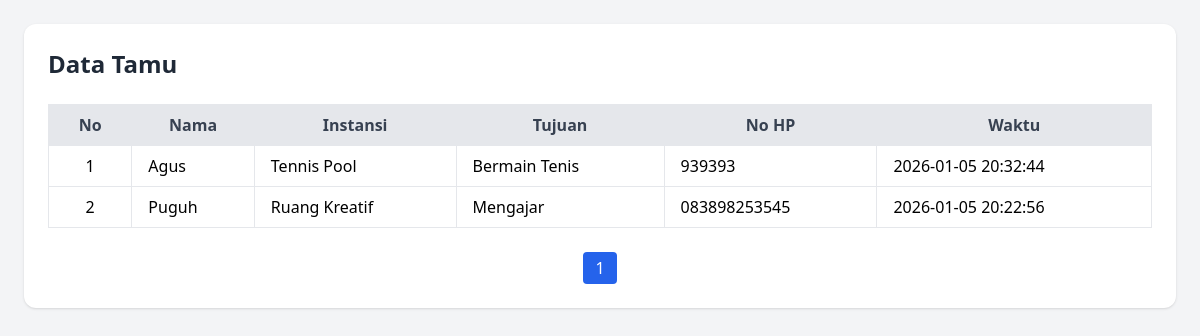
The page /tamu on the database its author committed.
### tables this page shows
CREATE TABLE tamu (
            id INTEGER PRIMARY KEY AUTOINCREMENT,
            nama TEXT NOT NULL,
            instansi TEXT NOT NULL,
            tujuan TEXT NOT NULL,
            no_hp TEXT,
            waktu_kunjungan TEXT
        );

### main.py (the view)
@app.route("/tamu")
def tamu_list():
    page = request.args.get("page", 1, type=int)
    limit = 5
    offset = (page - 1) * limit
    conn = get_db_connection()
    total_data = conn.execute("SELECT COUNT(*) FROM tamu").fetchone()[0]
    total_pages = math.ceil(total_data / limit)
    tamu = conn.execute("""
        SELECT * FROM tamu
        ORDER BY waktu_kunjungan DESC
        LIMIT ? OFFSET ?
    """, (limit, offset)).fetchall()
    conn.close()
    return render_template(
        "tamu_list.html",
        tamu=tamu,
        page=page,
        total_pages=total_pages
    )

### main.py (called while the page is built)
def get_db_connection():
    conn = sqlite3.connect(DB_NAME)
    conn.row_factory = sqlite3.Row
    return conn

### templates/tamu_list.html (shortened to what this page needs)
<!DOCTYPE html>
<html lang="id">
<head>
    <script src="https://cdn.tailwindcss.com"></script>
</head>
<body class="bg-gray-100 min-h-screen p-6">
<div class="max-w-6xl mx-auto bg-white rounded-xl shadow p-6">
    <h1 class="text-2xl font-bold mb-6 text-gray-800">
        Data Tamu
    </h1>
    <div class="overflow-x-auto">
        <table class="w-full border border-gray-200">
            <thead class="bg-gray-200 text-gray-700">
                <tr>
                    <th class="px-4 py-2 border">No</th>
                    <th class="px-4 py-2 border">Nama</th>
                    <th class="px-4 py-2 border">Instansi</th>
                    <th class="px-4 py-2 border">Tujuan</th>
                    <th class="px-4 py-2 border">No HP</th>
                    <th class="px-4 py-2 border">Waktu</th>
                </tr>
            </thead>
            <tbody>
                {% for row in tamu %}
                <tr class="hover:bg-gray-50">
                    <td class="px-4 py-2 border text-center">
                        {{ loop.index + (page - 1) * 5 }}
                    </td>
                    <td class="px-4 py-2 border">{{ row.nama }}</td>
                    <td class="px-4 py-2 border">{{ row.instansi }}</td>
                    <td class="px-4 py-2 border">{{ row.tujuan }}</td>
                    <td class="px-4 py-2 border">{{ row.no_hp }}</td>
                    <td class="px-4 py-2 border">{{ row.waktu_kunjungan }}</td>
                </tr>
                {% endfor %}
            </tbody>
        </table>
    </div>
    <div class="flex justify-center mt-6 space-x-2">
        {% for p in range(1, total_pages + 1) %}
        <a href="?page={{ p }}"
           class="px-3 py-1 rounded
           {% if p == page %}
           bg-blue-600 text-white
           {% else %}
           bg-gray-200 hover:bg-gray-300
           {% endif %}">
            {{ p }}
        </a>
        {% endfor %}
    </div>
</div>
</body>
</html>

### rows shown on the page
tamu: nama "Agus", instansi "Tennis Pool", tujuan "Bermain Tenis", no_hp "939393", waktu_kunjungan "2026-01-05 20:32:44"
tamu: nama "Puguh", instansi "Ruang Kreatif", tujuan "Mengajar", no_hp "083898253545", waktu_kunjungan "2026-01-05 20:22:56"

### other values the page prints
{{ p }} "1"
